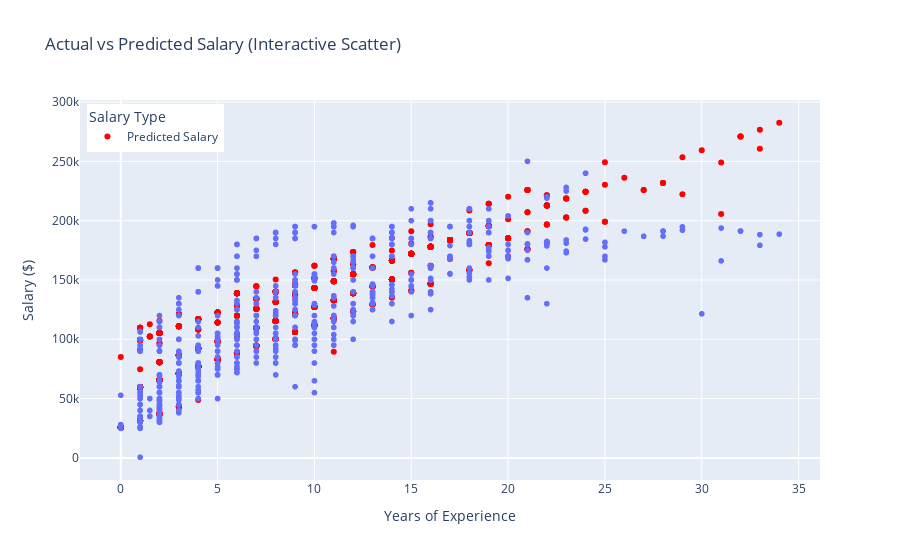

The cell this chart's notebook holds for it:
### Markdown cell above
### MSE: Average squared errors.
### RMSE: Average prediction error in the same units as salary.
### R²: Model performance indicator (closer to 1 means better fit).

### Code cell
import plotly.express as px
import pandas as pd

# Prepare a clear results DataFrame
results_df = pd.DataFrame({
    'YearsExperience': X_test_encoded['Years of Experience'],
    'Actual Salary': y_test,
    'Predicted Salary': y_pred
})

fig = px.scatter(results_df, x='YearsExperience', y='Actual Salary',
                 labels={'YearsExperience':'Years of Experience', 'Actual Salary':'Salary ($)'},
                 title='Actual vs Predicted Salary (Interactive Scatter)',
                 hover_data=['Actual Salary', 'Predicted Salary'])

# predict salary point
fig.add_scatter(x=results_df['YearsExperience'], y=results_df['Predicted Salary'],
                mode='markers',
                marker=dict(color='red'),
                name='Predicted Salary')

fig.update_layout(legend_title_text='Salary Type',
                  legend=dict(y=0.99, x=0.01),
                  hovermode='closest')

fig.show()

### Figure 1 — Plotly figure (JSON) as saved in the notebook; plotly's stock layout.template omitted (floating-point values rounded to 4 significant figures; data arrays with more than 128 entries replaced by an {"elided": "..."} marker saying what was removed)
{"data": [{"customdata": {"elided": "1340x1 float values"}, "hovertemplate": "Years of Experience=%{x}<br>Salary ($)=%{y}<br>Predicted Salary=%{customdata[0]}<extra></extra>", "legendgroup": "", "marker": {"color": "#636efa", "symbol": "circle"}, "mode": "markers", "name": "", "showlegend": false, "type": "scattergl", "x": {"elided": "1340 float values"}, "xaxis": "x", "y": {"elided": "1340 int values"}, "yaxis": "y"}, {"marker": {"color": "red"}, "mode": "markers", "name": "Predicted Salary", "type": "scatter", "x": {"elided": "1340 float values"}, "y": {"elided": "1340 float values"}}], "layout": {"hovermode": "closest", "legend": {"title": {"text": "Salary Type"}, "tracegroupgap": 0, "x": 0.01, "y": 0.99}, "title": {"text": "Actual vs Predicted Salary (Interactive Scatter)"}, "xaxis": {"anchor": "y", "domain": [0, 1], "title": {"text": "Years of Experience"}}, "yaxis": {"anchor": "x", "domain": [0, 1], "title": {"text": "Salary ($)"}}}}
